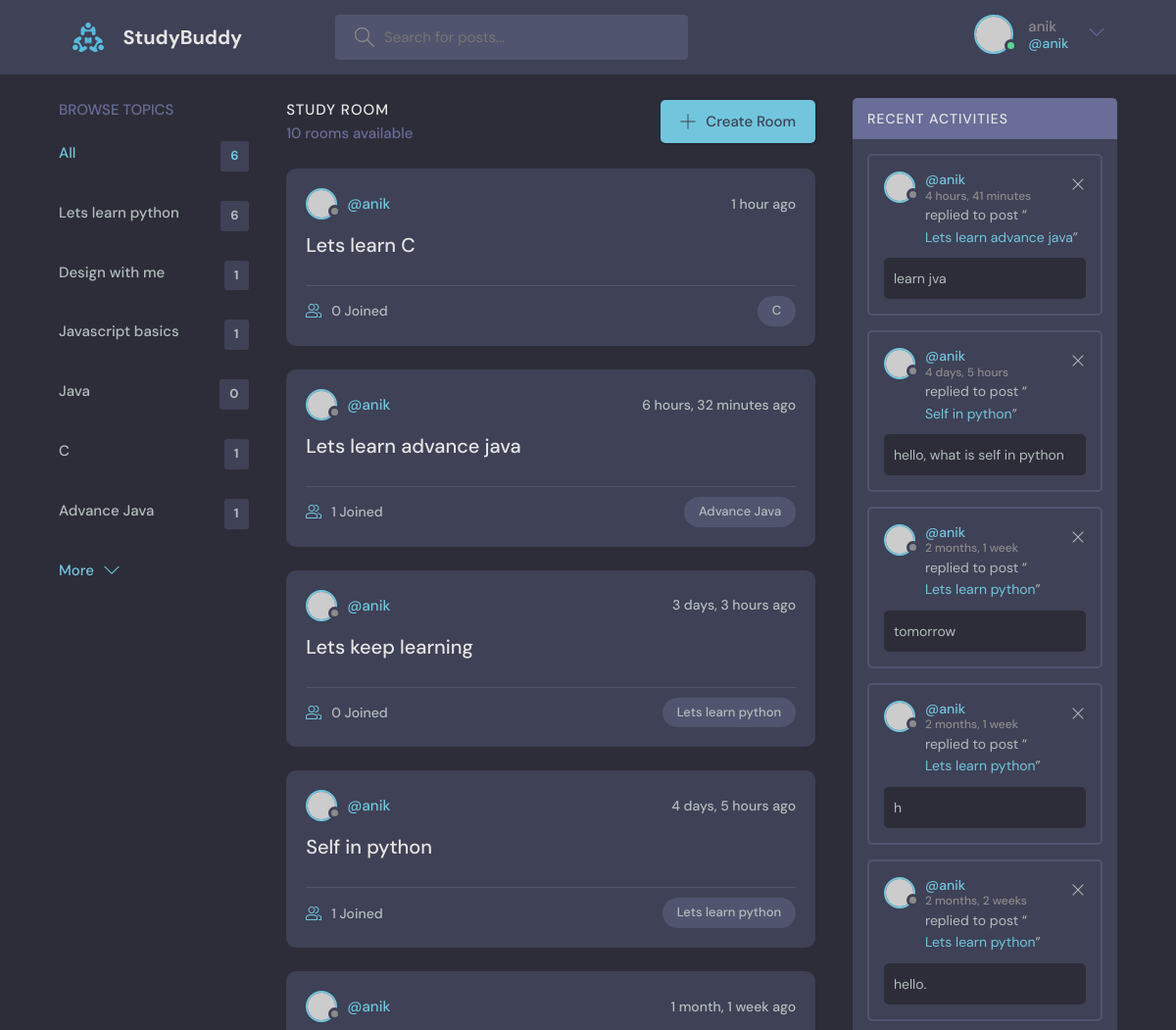
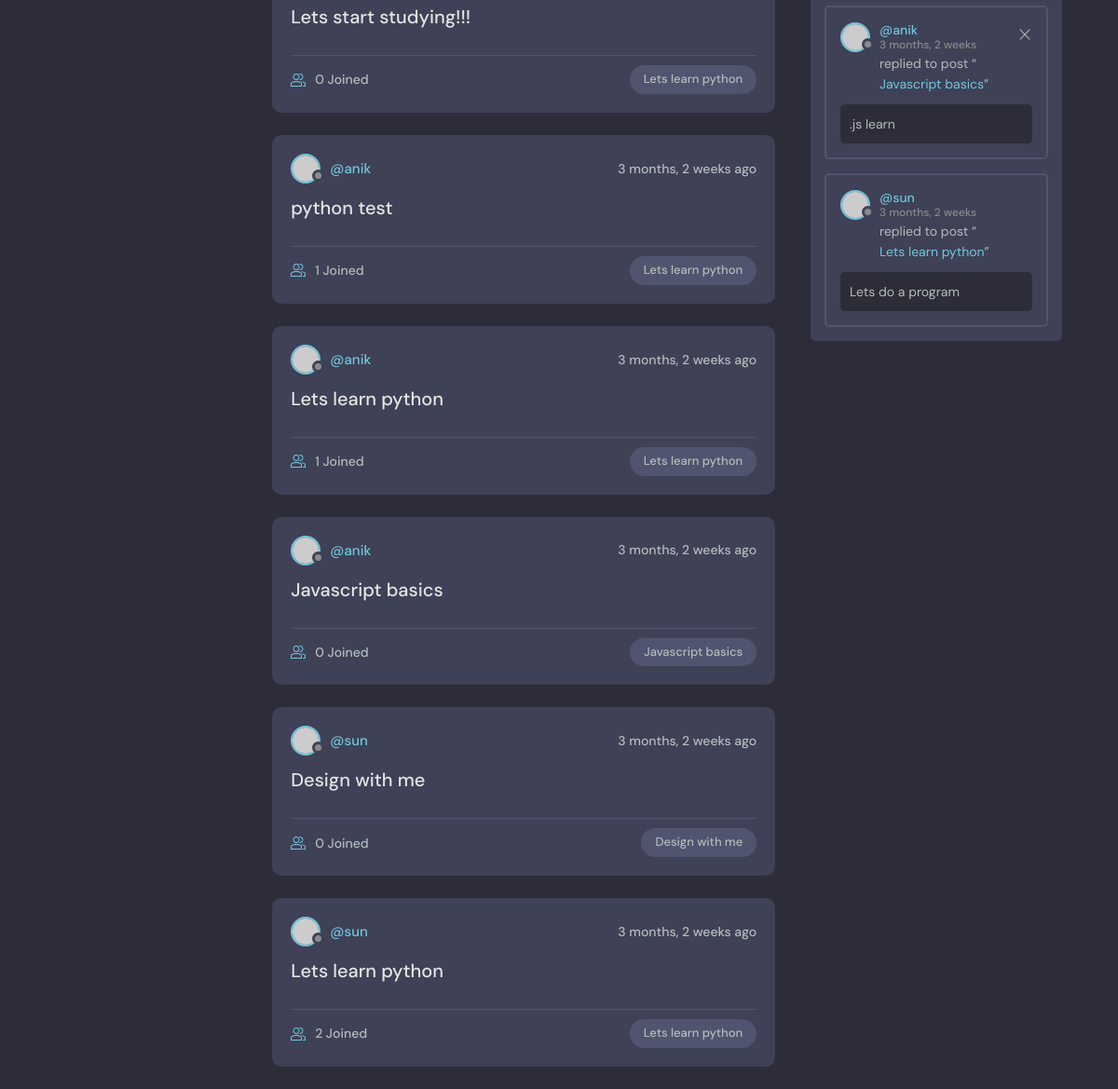
The app's page / (signed in) with its own data (2 pictures, top to bottom).
### base/models.py (models this page shows, shortened)
class Topic(models.Model):
    name = models.CharField(max_length=200, null=False,)
    objects = models.Manager()

class Room(models.Model):
    host = models.ForeignKey(User, on_delete=models.SET_NULL, null=True)
    topic = models.ForeignKey(Topic, on_delete=models.SET_NULL, null=True)
    name = models.CharField(max_length=200, null=False, blank= False)
    description = models.TextField(null= True, blank= True,)
    participants = models.ManyToManyField(User, related_name='participants', blank= True)
    updated = models.DateTimeField(auto_now= True)
    created = models.DateTimeField(auto_now_add= True)
    objects = models.Manager()
    class Meta:
        ordering = ['-created', '-updated']
    def __str__(self):
        return str(self.name)

class Messages(models.Model):
    user = models.ForeignKey(User, on_delete=models.CASCADE)
    room = models.ForeignKey(Room, on_delete=models.CASCADE)
    body = models.TextField()
    updated = models.DateTimeField(auto_now= True)
    created = models.DateTimeField(auto_now_add= True)
    objects = models.Manager()
    class Meta:
        ordering = ['-created', '-updated']

### base/views.py (the view)
# urls.py: path('', views.home, name = "home"),
def home(request):
    q = request.GET.get('q') if request.GET.get('q') != None else ''
    rooms = Room.objects.filter(
            Q(topic__name__icontains = q) |
            Q(name__icontains = q) |
            Q(description__icontains = q)
            )
    topics = Topic.objects.all()
    room_count = rooms.count()
    room_messages = Messages.objects.filter(Q(room__topic__name__icontains = q))
    context =  {'rooms': rooms, 'topics': topics, 'room_count': room_count, 'room_messages': room_messages}
    return render(request,'base/home.html', context)

### base/templates/base/home.html (shortened to what this page needs)
{% extends 'main.html' %}
{% block content %}
    <main class="layout layout--3">
      <div class="container">
        {% include 'base/topics_component.html' %}
        <div class="roomList">
          <div class="roomList__header">
            <div>
              <h2>Study Room</h2>
              <p>{{ room_count }} rooms available</p>
            </div>
            <a class="btn btn--main" href="{% url 'create-room' %}">
              <svg version="1.1" xmlns="http://www.w3.org/2000/svg" width="32" height="32" viewBox="0 0 32 32">
                <title>add</title>
                <path
                  d="M16.943 0.943h-1.885v14.115h-14.115v1.885h14.115v14.115h1.885v-14.115h14.115v-1.885h-14.115v-14.115z"
                ></path>
              </svg>
              Create Room
            </a>
          </div>
            {% include 'base/feed_component.html' %}
          </div>
            {% include 'base/activity_component.html' %}
      </div>
    </main>
{% endblock content %}

### templates/navbar.html (shortened to what this page needs)
{% load static %}
<header class="header header--loggedIn">
    <div class="container">
      <a href="{% url 'home' %}" class="header__logo">
        <img src="{% static 'images/logo.svg' %}" />
        <h1>StudyBuddy</h1>
      </a>
      <form class="header__search" action="{% url 'home' %}" method="GET">
        <label>
          <input type="text" name="q" placeholder="Search for posts..." />
        </label>
      </form>
      <nav class="header__menu">
        {% if request.user.is_authenticated %}
        <div class="header__user">
          <a href="profile.html">
            <div class="avatar avatar--medium active">
              <img src="https://randomuser.me/api/portraits/men/37.jpg" />
            </div>
            <p>{{request.user.username}} <span>@{{request.user.username}}</span></p>
          </a>
          <button class="dropdown-button">
            <svg version="1.1" xmlns="http://www.w3.org/2000/svg" width="32" height="32" viewBox="0 0 32 32">
              <title>chevron-down</title>
              <path d="M16 21l-13-13h-3l16 16 16-16h-3l-13 13z"></path>
            </svg>
          </button>
        </div>
        {% else %}
          <a href="{% url 'login' %}">
            <img src="{% static 'images/avatar.svg' %}" />
            <p>Login</p>
          </a>
        {% endif %}
      </nav>
    </div>
  </header>

### base/templates/base/topics_component.html
<div class="topics">
    <div class="topics__header">
      <h2>Browse Topics</h2>
    </div>
    <ul class="topics__list">
      <li>
        <a href="{% url 'home' %}" class="active">All<span>{{ topics.count }}</span></a>
      </li>
        {% for topic in topics %}
            <li>
                <a href="{% url 'home' %}?q={{ topic.name }}">{{ topic.name }}<span>{{ topic.room_set.all.count }}</span></a>
            </li>
        {% endfor %}
    </ul>
    <a class="btn btn--link" href="topics.html">
      More
      <svg version="1.1" xmlns="http://www.w3.org/2000/svg" width="32" height="32" viewBox="0 0 32 32">
        <title>chevron-down</title>
        <path d="M16 21l-13-13h-3l16 16 16-16h-3l-13 13z"></path>
      </svg>
    </a>
  </div>

### base/templates/base/feed_component.html (shortened to what this page needs)
{% for room in rooms %}
    <div class="roomListRoom">
        <div class="roomListRoom__header">
        <a href="{% url 'user-profile' room.host.id %}" class="roomListRoom__author">
            <div class="avatar avatar--small">
            <img src="https://randomuser.me/api/portraits/women/11.jpg" />
            </div>
            <span>@{{ room.host.username }}</span>
        </a>
        <div class="roomListRoom__actions">
            <span>{{ room.created|timesince }} ago</span>
        </div>
        </div>
        <div class="roomListRoom__content">
        <a href="{% url 'room' room.id %}">{{ room.name }}</a>
        </div>
        <div class="roomListRoom__meta">
        <a href="{% url 'room' room.id %}" class="roomListRoom__joined">
            {{ room.participants.all.count }} Joined
        </a>
        <p class="roomListRoom__topic">{{ room.topic.name }}</p>
        </div>
    </div>
{% endfor %}

### base/templates/base/activity_component.html
<div class="activities">
    <div class="activities__header">
      <h2>Recent Activities</h2>
    </div>
    {% for message in room_messages %}
    <div class="activities__box">
      <div class="activities__boxHeader roomListRoom__header">
            <a href="{% url 'user-profile' message.user.id %}" class="roomListRoom__author">
                <div class="avatar avatar--small">
                    <img src="https://randomuser.me/api/portraits/women/11.jpg" />
                </div>
                <p>
                    @{{ message.user}}
                    <span>{{ message.created | timesince}}</span>
                </p>
            </a>
            {% if request.user == message.user %}
            <div class="roomListRoom__actions">
            <a href="{% url 'delete-message' message.id %}">
                <svg version="1.1" xmlns="http://www.w3.org/2000/svg" width="32" height="32" viewBox="0 0 32 32">
                <title>remove</title>
                <path
                    d="M27.314 6.019l-1.333-1.333-9.98 9.981-9.981-9.981-1.333 1.333 9.981 9.981-9.981 9.98 1.333 1.333 9.981-9.98 9.98 9.98 1.333-1.333-9.98-9.98 9.98-9.981z"
                ></path>
                </svg>
            </a>
            </div>
            {% endif %}
      </div>
      <div class="activities__boxContent">
        <p>replied to post “<a href="{% url 'room' message.room.id %}">{{ message.room }}</a>”</p>
        <div class="activities__boxRoomContent">
            {{ message.body }}
          </div>
      </div>
    </div>
    {% endfor %}
  </div>

### records on screen
Topic: name "Lets learn python", room_set.all.count "6"
Topic: name "Design with me", room_set.all.count "1"
Topic: name "Javascript basics", room_set.all.count "1"
Topic: name "Java", room_set.all.count "0"
Topic: name "C", room_set.all.count "1"
Topic: name "Advance Java", room_set.all.count "1"
Room: host.username "anik", created "1 hour", name "Lets learn C", participants.all.count "0", topic.name "C"
Room: host.username "anik", created "6 hours, 32 minutes", name "Lets learn advance java", participants.all.count "1", topic.name "Advance Java"
Room: host.username "anik", created "3 days, 3 hours", name "Lets keep learning", participants.all.count "0", topic.name "Lets learn python"
Room: host.username "anik", created "4 days, 5 hours", name "Self in python", participants.all.count "1", topic.name "Lets learn python"
Room: host.username "anik", created "1 month, 1 week", name "Lets start studying!!!", participants.all.count "0", topic.name "Lets learn python"
Room: host.username "anik", created "3 months, 2 weeks", name "python test", participants.all.count "1", topic.name "Lets learn python"
Room: host.username "anik", created "3 months, 2 weeks", name "Lets learn python", participants.all.count "1", topic.name "Lets learn python"
Room: host.username "anik", created "3 months, 2 weeks", name "Javascript basics", participants.all.count "0", topic.name "Javascript basics"
Room: host.username "sun", created "3 months, 2 weeks", name "Design with me", participants.all.count "0", topic.name "Design with me"
Room: host.username "sun", created "3 months, 2 weeks", name "Lets learn python", participants.all.count "2", topic.name "Lets learn python"
Messages: user "anik", created "4 hours, 41 minutes", room "Lets learn advance java", body "learn jva"
Messages: user "anik", created "4 days, 5 hours", room "Self in python", body "hello, what is self in python"
Messages: user "anik", created "2 months, 1 week", room "Lets learn python", body "tomorrow"
Messages: user "anik", created "2 months, 1 week", room "Lets learn python", body "h"
Messages: user "anik", created "2 months, 2 weeks", room "Lets learn python", body "hello."
Messages: user "anik", created "3 months, 2 weeks", room "Javascript basics", body ".js learn"
Messages: user "sun", created "3 months, 2 weeks", room "Lets learn python", body "Lets do a program"

### other values on screen
{{ request.user.username }} "anik"
{{ topics.count }} "6"
{{ room_count }} "10"
